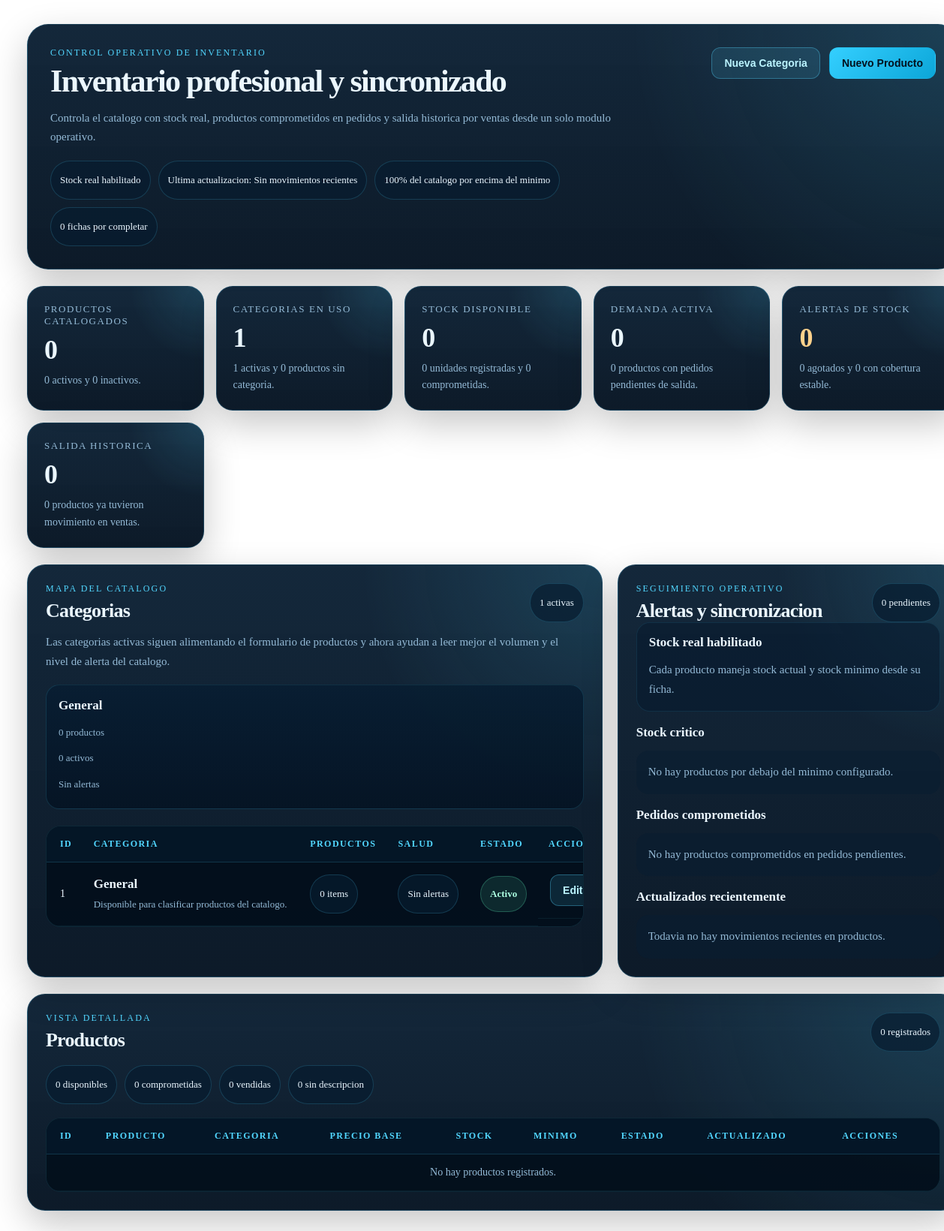
The page /?route=inventario (signed in) on the database its author committed.
### tables this page shows
CREATE TABLE IF NOT EXISTS categorias (
    id INT UNSIGNED AUTO_INCREMENT PRIMARY KEY,
    tipo_categoria VARCHAR(120) NOT NULL UNIQUE,
    estado VARCHAR(20) NOT NULL DEFAULT 'activo',
    fecha_registro TIMESTAMP NOT NULL DEFAULT CURRENT_TIMESTAMP
);

### src/views/dashboard/inventario/index.php (the view, shortened to what the rows shown need)
<?php
$categoriasListado = $categoriasListado ?? [];
$categoriasResumen = [];
foreach ($categoriasListado as $categoria) {
    $categoriaId = (int) ($categoria['id'] ?? 0);
    $categoriasResumen[$categoriaId] = [
        'id' => $categoriaId,
        'nombre' => trim((string) ($categoria['tipo_categoria'] ?? 'Sin nombre')),
        'estado' => strtolower(trim((string) ($categoria['estado'] ?? 'activo'))),
        'productos' => 0,
        'activos' => 0,
        'criticos' => 0,
    ];
}
$categoriasDistribucion = array_values($categoriasResumen);
usort($categoriasDistribucion, static function (array $left, array $right): int {
    $productosDiff = (int) ($right['productos'] ?? 0) <=> (int) ($left['productos'] ?? 0);
    if ($productosDiff !== 0) {
        return $productosDiff;
    }
    return strcmp((string) ($left['nombre'] ?? ''), (string) ($right['nombre'] ?? ''));
});
?>
<!DOCTYPE html>
<html lang="es">
<head>
    <link rel="stylesheet" href="<?= htmlspecialchars((defined('BASE_URL') ? BASE_URL : ''), ENT_QUOTES, 'UTF-8') ?>/public/css/inventario.css">
</head>
<body>
<div class="inventario-container">
    <section class="inventario-hero">
        <div class="inventario-hero-copy">
            <h1>Inventario profesional y sincronizado</h1>
        </div>
    </section>
    <section class="inventario-overview-grid">
        <article class="inventario-panel">
            <div class="inventario-panel-header">
                <div>
                    <h2 class="inventario-section-title">Categorias</h2>
                </div>
            </div>
            <div class="inventario-category-grid">
                <?php foreach (array_slice($categoriasDistribucion, 0, 6) as $categoriaResumen): ?>
                    <?php
                    $categoriaNombre = (string) ($categoriaResumen['nombre'] ?? 'Sin categoria');
                    $categoriaProductos = (int) ($categoriaResumen['productos'] ?? 0);
                    $categoriaCriticos = (int) ($categoriaResumen['criticos'] ?? 0);
                    $categoriaActivosResumen = (int) ($categoriaResumen['activos'] ?? 0);
                    ?>
                    <article class="inventario-category-card">
                        <strong><?= htmlspecialchars($categoriaNombre, ENT_QUOTES, 'UTF-8') ?></strong>
                        <span><?= $categoriaProductos ?> productos</span>
                        <span><?= $categoriaActivosResumen ?> activos</span>
                        <span><?= $categoriaCriticos > 0 ? ($categoriaCriticos . ' en alerta') : 'Sin alertas' ?></span>
                    </article>
                <?php endforeach; ?>
            </div>
            <div class="inventario-table-wrap">
                <table class="tabla-categorias">
                    <thead>
                        <tr>
                            <th>ID</th>
                            <th>Categoria</th>
                            <th>Productos</th>
                            <th>Salud</th>
                            <th>Estado</th>
                            <th class="acciones-col">Acciones</th>
                        </tr>
                    </thead>
                    <tbody>
                        <?php if (!empty($categoriasListado)): ?>
                            <?php foreach ($categoriasListado as $categoria): ?>
                                <?php
                                $categoriaId = (int) ($categoria['id'] ?? 0);
                                $categoriaStats = $categoriasResumen[$categoriaId] ?? [
                                    'productos' => 0,
                                    'criticos' => 0,
                                ];
                                $categoriaEstado = strtolower(trim((string) ($categoria['estado'] ?? 'activo')));
                                $categoriaCriticos = (int) ($categoriaStats['criticos'] ?? 0);
                                ?>
                                <tr>
                                    <td data-label="ID"><?= $categoriaId ?></td>
                                    <td class="left" data-label="Categoria">
                                        <div class="inventario-table-title">
                                            <strong><?= htmlspecialchars((string) ($categoria['tipo_categoria'] ?? ''), ENT_QUOTES, 'UTF-8') ?></strong>
                                            <span>Disponible para clasificar productos del catalogo.</span>
                                        </div>
                                    </td>
                                    <td data-label="Productos">
                                        <span class="inventario-count-pill"><?= (int) ($categoriaStats['productos'] ?? 0) ?> items</span>
                                    </td>
                                    <td data-label="Salud">
                                        <?php if ($categoriaCriticos > 0): ?>
                                            <span class="inventario-health-pill danger"><?= $categoriaCriticos ?> en alerta</span>
                                        <?php else: ?>
                                            <span class="inventario-health-pill">Sin alertas</span>
                                        <?php endif; ?>
                                    </td>
                                    <td data-label="Estado">
                                        <?php if ($categoriaEstado === 'inactivo'): ?>
                                            <span class="badge inactivo">Inactivo</span>
                                        <?php else: ?>
                                            <span class="badge activo">Activo</span>
                                        <?php endif; ?>
                                    </td>
                                    <td class="acciones" data-label="Acciones">
                                        <button
                                            class="btn editar"
                                            type="button"
                                            data-action="editar-categoria"
                                            data-id="<?= $categoriaId ?>"
                                            data-tipo="<?= htmlspecialchars((string) ($categoria['tipo_categoria'] ?? ''), ENT_QUOTES, 'UTF-8') ?>"
                                            data-estado="<?= htmlspecialchars((string) ($categoria['estado'] ?? 'activo'), ENT_QUOTES, 'UTF-8') ?>"
                                        >
                                            Editar
                                        </button>
                                    </td>
                                </tr>
                            <?php endforeach; ?>
                        <?php else: ?>
                            <tr>
                                <td colspan="6" class="inventario-empty-cell">No hay categorias registradas.</td>
                            </tr>
                        <?php endif; ?>
                    </tbody>
                </table>
            </div>
        </article>
        <article class="inventario-panel inventario-panel-alerts">
            <div class="inventario-panel-header">
                <div>
                    <h2 class="inventario-section-title">Alertas y sincronizacion</h2>
                </div>
            </div>
        </article>
    </section>
    <section class="inventario-panel inventario-panel-products">
        <div class="inventario-panel-header">
            <div>
                <h2 class="inventario-section-title">Productos</h2>
            </div>
        </div>
        <div class="inventario-table-wrap">
            <table class="tabla-inventario">
                <thead>
                    <tr>
                        <th>ID</th>
                        <th>Producto</th>
                        <th>Categoria</th>
                        <th>Precio Base</th>
                        <th>Stock</th>
                        <th>Minimo</th>
                        <th>Estado</th>
                        <th>Actualizado</th>
                        <th class="acciones-col">Acciones</th>
                    </tr>
                </thead>
            </table>
        </div>
    </section>
</div>
</body>
</html>

### rows shown on the page
categorias: tipo_categoria "General", categoriaProductos "0", categoriaActivosResumen "0", id "1", id "0", shows "Sin alertas", estado "Activo"

### other values the page prints
$stockModeTitle "Stock real habilitado"
$ultimaActualizacionLabel "Sin movimientos recientes"
$coberturaStock "100"
$productosSinDescripcion "0"
$totalProductos "0"
$productosActivos "0"
$productosInactivos "0"
$totalCategorias "1"
$categoriasActivas "1"
$productosSinCategoria "0"
$stockDisponibleTotal "0"
$stockActualTotal "0"
$unidadesComprometidasTotal "0"
$productosComprometidos "0"
$stockCriticoCount "0"
